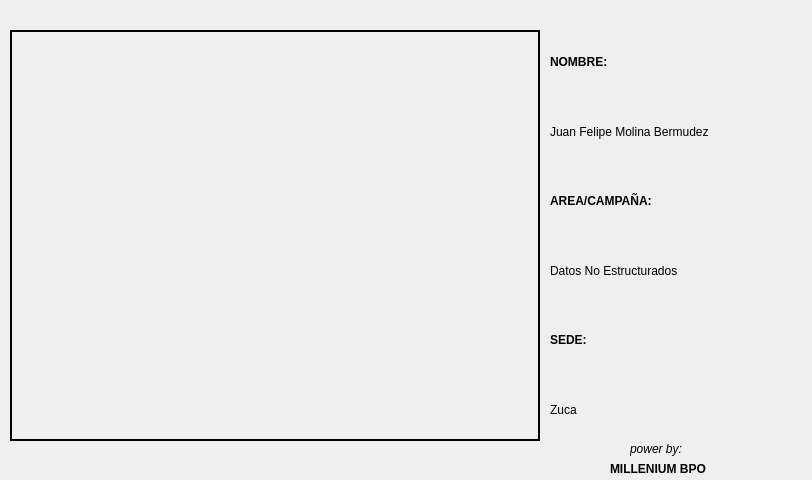
<?xml version="1.0" encoding="UTF-8"?>
<ui version="4.0">
 <class>MainWindow</class>
 <widget class="QMainWindow" name="MainWindow">
  <property name="geometry">
   <rect>
    <x>0</x>
    <y>0</y>
    <width>812</width>
    <height>480</height>
   </rect>
  </property>
  <property name="minimumSize">
   <size>
    <width>812</width>
    <height>480</height>
   </size>
  </property>
  <property name="maximumSize">
   <size>
    <width>812</width>
    <height>480</height>
   </size>
  </property>
  <property name="windowTitle">
   <string>Facial Recognition System by MBPO</string>
  </property>
  <property name="windowIcon">
   <iconset resource="../../../../Pictures/mmm.qrc">
    <normaloff>:/newPrefix/Screenshot from 2018-12-12 08-04-23.png</normaloff>:/newPrefix/Screenshot from 2018-12-12 08-04-23.png</iconset>
  </property>
  <widget class="QWidget" name="centralwidget">
   <widget class="QLabel" name="image">
    <property name="geometry">
     <rect>
      <x>10</x>
      <y>30</y>
      <width>530</width>
      <height>411</height>
     </rect>
    </property>
    <property name="styleSheet">
     <string notr="true">background-image: url(:/newPrefix/Screenshot from 2018-12-28 13-12-48.png);</string>
    </property>
    <property name="frameShape">
     <enum>QFrame::Box</enum>
    </property>
    <property name="lineWidth">
     <number>2</number>
    </property>
    <property name="text">
     <string/>
    </property>
    <property name="pixmap">
     <pixmap>../../../../.designer/backup/NoPersonDetected.jpg</pixmap>
    </property>
    <property name="margin">
     <number>0</number>
    </property>
   </widget>
   <widget class="QWidget" name="verticalLayoutWidget">
    <property name="geometry">
     <rect>
      <x>550</x>
      <y>30</y>
      <width>241</width>
      <height>411</height>
     </rect>
    </property>
    <layout class="QVBoxLayout" name="verticalLayout">
     <item>
      <widget class="QLabel" name="label_2">
       <property name="font">
        <font>
         <weight>75</weight>
         <bold>true</bold>
        </font>
       </property>
       <property name="text">
        <string>NOMBRE:</string>
       </property>
      </widget>
     </item>
     <item>
      <widget class="QLabel" name="name">
       <property name="text">
        <string>Juan Felipe Molina Bermudez</string>
       </property>
      </widget>
     </item>
     <item>
      <widget class="QLabel" name="label_4">
       <property name="font">
        <font>
         <weight>75</weight>
         <bold>true</bold>
        </font>
       </property>
       <property name="text">
        <string>AREA/CAMPAÑA:</string>
       </property>
      </widget>
     </item>
     <item>
      <widget class="QLabel" name="department">
       <property name="text">
        <string>Datos No Estructurados</string>
       </property>
      </widget>
     </item>
     <item>
      <widget class="QLabel" name="label_6">
       <property name="font">
        <font>
         <weight>75</weight>
         <bold>true</bold>
        </font>
       </property>
       <property name="text">
        <string>SEDE:</string>
       </property>
      </widget>
     </item>
     <item>
      <widget class="QLabel" name="branch_name">
       <property name="frameShape">
        <enum>QFrame::NoFrame</enum>
       </property>
       <property name="text">
        <string>Zuca</string>
       </property>
      </widget>
     </item>
    </layout>
   </widget>
   <widget class="QLabel" name="label">
    <property name="geometry">
     <rect>
      <x>630</x>
      <y>440</y>
      <width>66</width>
      <height>17</height>
     </rect>
    </property>
    <property name="font">
     <font>
      <italic>true</italic>
     </font>
    </property>
    <property name="text">
     <string>power by:</string>
    </property>
   </widget>
   <widget class="QLabel" name="label_3">
    <property name="geometry">
     <rect>
      <x>610</x>
      <y>460</y>
      <width>121</width>
      <height>17</height>
     </rect>
    </property>
    <property name="font">
     <font>
      <weight>75</weight>
      <bold>true</bold>
     </font>
    </property>
    <property name="text">
     <string>MILLENIUM BPO</string>
    </property>
   </widget>
  </widget>
 </widget>
 <resources>
  <include location="../../../../Pictures/mmm.qrc"/>
 </resources>
 <connections/>
</ui>
